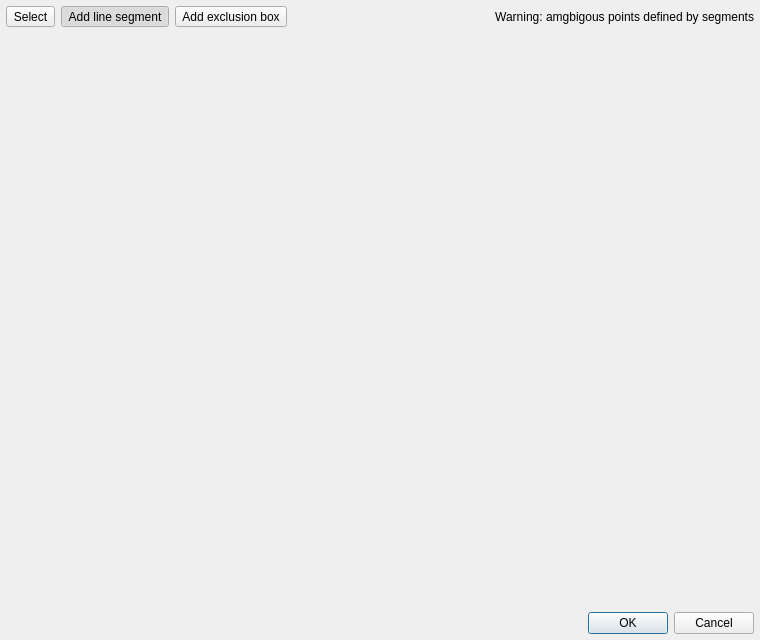
<?xml version="1.0" encoding="UTF-8"?>
<ui version="4.0">
 <class>CalGraphDock</class>
 <widget class="QDockWidget" name="CalGraphDock">
  <property name="geometry">
   <rect>
    <x>0</x>
    <y>0</y>
    <width>760</width>
    <height>640</height>
   </rect>
  </property>
  <property name="windowTitle">
   <string>Range Calibration</string>
  </property>
  <widget class="QWidget" name="dockWidgetContents">
   <layout class="QVBoxLayout" name="verticalLayout">
    <property name="spacing">
     <number>6</number>
    </property>
    <property name="leftMargin">
     <number>6</number>
    </property>
    <property name="topMargin">
     <number>6</number>
    </property>
    <property name="rightMargin">
     <number>6</number>
    </property>
    <property name="bottomMargin">
     <number>6</number>
    </property>
    <item>
     <layout class="QHBoxLayout" name="editModeLayout">
      <property name="spacing">
       <number>6</number>
      </property>
      <item>
       <widget class="QToolButton" name="selectButton">
        <property name="toolTip">
         <string>S</string>
        </property>
        <property name="text">
         <string>Select</string>
        </property>
        <property name="checkable">
         <bool>true</bool>
        </property>
        <property name="checked">
         <bool>false</bool>
        </property>
        <property name="autoExclusive">
         <bool>true</bool>
        </property>
        <property name="toolButtonStyle">
         <enum>Qt::ToolButtonStyle::ToolButtonTextOnly</enum>
        </property>
       </widget>
      </item>
      <item>
       <widget class="QToolButton" name="addSegmentButton">
        <property name="toolTip">
         <string>L</string>
        </property>
        <property name="text">
         <string>Add line segment</string>
        </property>
        <property name="checkable">
         <bool>true</bool>
        </property>
        <property name="checked">
         <bool>true</bool>
        </property>
        <property name="autoExclusive">
         <bool>true</bool>
        </property>
        <property name="toolButtonStyle">
         <enum>Qt::ToolButtonStyle::ToolButtonTextOnly</enum>
        </property>
       </widget>
      </item>
      <item>
       <widget class="QToolButton" name="addExclusionButton">
        <property name="toolTip">
         <string> B,E</string>
        </property>
        <property name="text">
         <string>Add exclusion box</string>
        </property>
        <property name="checkable">
         <bool>true</bool>
        </property>
        <property name="checked">
         <bool>false</bool>
        </property>
        <property name="autoExclusive">
         <bool>true</bool>
        </property>
        <property name="toolButtonStyle">
         <enum>Qt::ToolButtonStyle::ToolButtonTextOnly</enum>
        </property>
       </widget>
      </item>
      <item>
       <spacer name="editModeSpacer">
        <property name="orientation">
         <enum>Qt::Orientation::Horizontal</enum>
        </property>
        <property name="sizeHint" stdset="0">
         <size>
          <width>40</width>
          <height>20</height>
         </size>
        </property>
       </spacer>
      </item>
      <item>
       <widget class="QLabel" name="lblWarnings">
        <property name="text">
         <string>Warning: amgbigous points defined by segments</string>
        </property>
        <property name="alignment">
         <set>Qt::AlignmentFlag::AlignRight|Qt::AlignmentFlag::AlignTrailing|Qt::AlignmentFlag::AlignVCenter</set>
        </property>
       </widget>
      </item>
     </layout>
    </item>
    <item>
     <widget class="QWidget" name="graphicsContainer" native="true">
      <property name="sizePolicy">
       <sizepolicy hsizetype="Expanding" vsizetype="Expanding">
        <horstretch>1</horstretch>
        <verstretch>1</verstretch>
       </sizepolicy>
      </property>
      <layout class="QVBoxLayout" name="graphicsLayout">
       <property name="spacing">
        <number>0</number>
       </property>
       <property name="leftMargin">
        <number>0</number>
       </property>
       <property name="topMargin">
        <number>0</number>
       </property>
       <property name="rightMargin">
        <number>0</number>
       </property>
       <property name="bottomMargin">
        <number>0</number>
       </property>
      </layout>
     </widget>
    </item>
    <item>
     <widget class="QDialogButtonBox" name="buttonBox">
      <property name="orientation">
       <enum>Qt::Orientation::Horizontal</enum>
      </property>
      <property name="standardButtons">
       <set>QDialogButtonBox::StandardButton::Cancel|QDialogButtonBox::StandardButton::Ok</set>
      </property>
     </widget>
    </item>
   </layout>
  </widget>
 </widget>
 <resources/>
 <connections/>
</ui>
